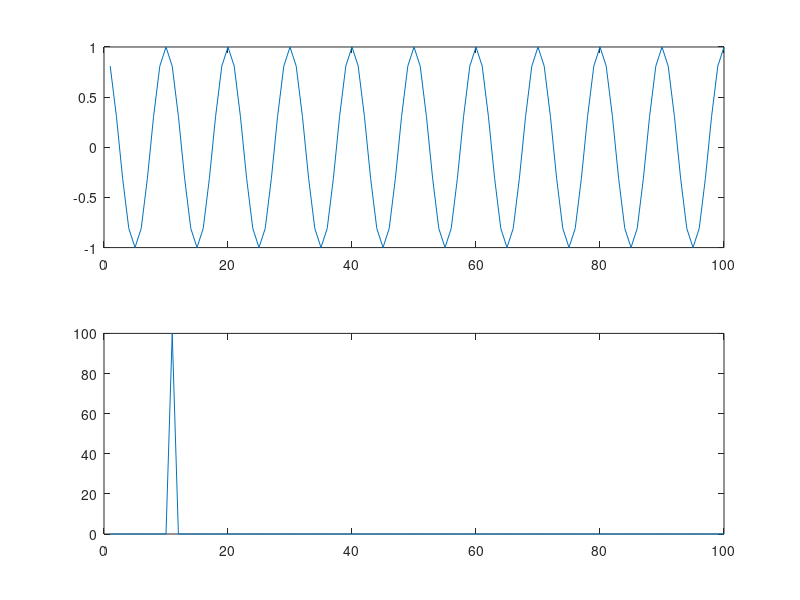

The MATLAB source for this figure: (Note: this script raises an error after producing the figure.)
clear all;close all;clc;
fs=100;Ts=1;
f0=10;A=1;
t=1/fs:1/fs:Ts;
cw=A*exp(j*2*pi*f0*t);
subplot(211);plot(real(cw));
subplot(212);plot(abs(fft(cw)));
cw_mohu=mohu(cw);